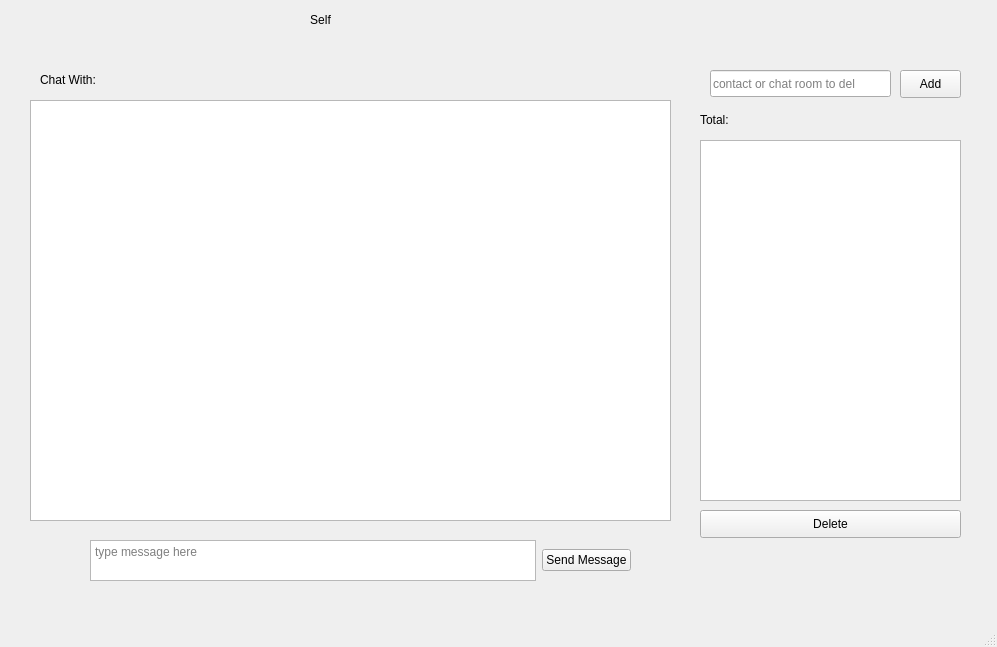
<?xml version="1.0" encoding="UTF-8"?>
<ui version="4.0">
 <class>MainWindow</class>
 <widget class="QMainWindow" name="MainWindow">
  <property name="geometry">
   <rect>
    <x>0</x>
    <y>0</y>
    <width>997</width>
    <height>647</height>
   </rect>
  </property>
  <property name="windowTitle">
   <string>Messenger</string>
  </property>
  <widget class="QWidget" name="centralwidget">
   <widget class="QLabel" name="ContactsCountLabel">
    <property name="geometry">
     <rect>
      <x>700</x>
      <y>110</y>
      <width>81</width>
      <height>20</height>
     </rect>
    </property>
    <property name="text">
     <string>Total: </string>
    </property>
   </widget>
   <widget class="QListWidget" name="contactsListWidget">
    <property name="geometry">
     <rect>
      <x>700</x>
      <y>140</y>
      <width>261</width>
      <height>361</height>
     </rect>
    </property>
    <property name="contextMenuPolicy">
     <enum>Qt::DefaultContextMenu</enum>
    </property>
    <property name="acceptDrops">
     <bool>true</bool>
    </property>
   </widget>
   <widget class="QPushButton" name="deleteContactPushButton">
    <property name="geometry">
     <rect>
      <x>700</x>
      <y>510</y>
      <width>261</width>
      <height>28</height>
     </rect>
    </property>
    <property name="text">
     <string>Delete</string>
    </property>
   </widget>
   <widget class="QTextBrowser" name="ChatBrowser">
    <property name="geometry">
     <rect>
      <x>30</x>
      <y>100</y>
      <width>641</width>
      <height>421</height>
     </rect>
    </property>
   </widget>
   <widget class="QPushButton" name="addContactPushButton">
    <property name="geometry">
     <rect>
      <x>900</x>
      <y>70</y>
      <width>61</width>
      <height>28</height>
     </rect>
    </property>
    <property name="text">
     <string>Add</string>
    </property>
   </widget>
   <widget class="QLabel" name="userNameLabel">
    <property name="geometry">
     <rect>
      <x>160</x>
      <y>10</y>
      <width>321</width>
      <height>20</height>
     </rect>
    </property>
    <property name="text">
     <string>Self</string>
    </property>
    <property name="textFormat">
     <enum>Qt::AutoText</enum>
    </property>
    <property name="alignment">
     <set>Qt::AlignCenter</set>
    </property>
   </widget>
   <widget class="QLabel" name="chatTextLabel">
    <property name="geometry">
     <rect>
      <x>40</x>
      <y>70</y>
      <width>251</width>
      <height>20</height>
     </rect>
    </property>
    <property name="text">
     <string>Chat With:</string>
    </property>
   </widget>
   <widget class="QLineEdit" name="delContactLineEdit">
    <property name="geometry">
     <rect>
      <x>710</x>
      <y>70</y>
      <width>181</width>
      <height>27</height>
     </rect>
    </property>
    <property name="placeholderText">
     <string>contact or chat room to del</string>
    </property>
   </widget>
   <widget class="QWidget" name="layoutWidget">
    <property name="geometry">
     <rect>
      <x>90</x>
      <y>540</y>
      <width>541</width>
      <height>41</height>
     </rect>
    </property>
    <layout class="QHBoxLayout" name="horizontalLayout">
     <item>
      <widget class="QTextEdit" name="messageSendTextEdit">
       <property name="placeholderText">
        <string>type message here </string>
       </property>
      </widget>
     </item>
     <item>
      <widget class="QPushButton" name="sendMessagePushButton">
       <property name="text">
        <string>Send Message</string>
       </property>
      </widget>
     </item>
    </layout>
   </widget>
  </widget>
  <widget class="QMenuBar" name="menubar">
   <property name="geometry">
    <rect>
     <x>0</x>
     <y>0</y>
     <width>997</width>
     <height>26</height>
    </rect>
   </property>
  </widget>
  <widget class="QStatusBar" name="statusbar"/>
 </widget>
 <resources/>
 <connections/>
</ui>
